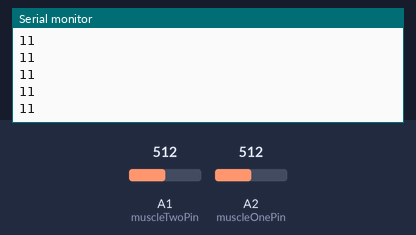
The sketch below on a simulated Arduino Uno, built with avr-gcc and run on an emulated ATmega328P. Parts: the last lines printed to the serial monitor. The inputs (shaded band) are chosen by the test bench; at power-on: A1 (muscleTwoPin) = 512, A2 (muscleOnePin) = 512.

Above: at 1.5 s.
1.6 s: A1 (muscleTwoPin) set to 290
At 2.5 s:
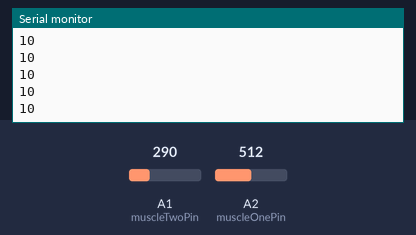
3.1 s: A2 (muscleOnePin) set to 290
At 3.7 s:
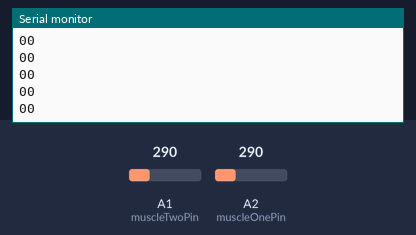
4.6 s: A1 (muscleTwoPin) set to 306
At 5.6 s:
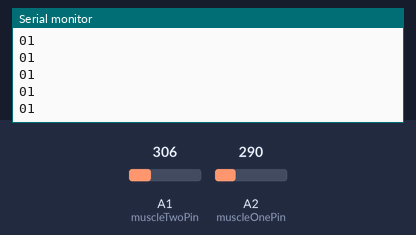
Timing chart, 0 to 7.6 s (numbered marks = the images above; inputs shaded):
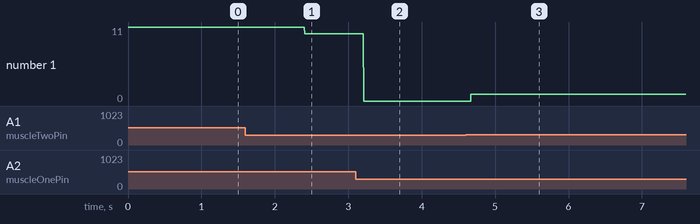

Measured:
- after the input at 1.6 s, the serial monitor: prints a new line after 0.81 s (image 1)
- after the input at 3.1 s, the serial monitor: prints a new line after 0.11 s (image 2)
- after the input at 4.6 s, the serial monitor: prints a new line after 0.07 s (image 3)
- plotted number 1: 11 → 10 after the input at 1.6 s, 10 → 0 after the input at 3.1 s, 0 → 1 after the input at 4.6 s

The sketch:

pcb1_script.ino
```cpp
static const int cyclesOn = 256;
static const int muscleOneThreshold = 300;
static const int muscleTwoThreshold = 300;

static const int muscleOnePin = A2;
static const int muscleTwoPin = A1;

int muscleOneReading;
int muscleTwoReading;

int muscleOneCyclesRemaining = 0;
int muscleTwoCyclesRemaining = 0;

String muscleOneEncoding = "0";
String muscleTwoEncoding = "0";

void setup() {
  // Start serial monitor
  Serial.begin(9600);
}

void loop() {
  // Enable muscle one for cyclesOn when a spike is detected
  if (muscleOneCyclesRemaining <= 0) {
    muscleOneEncoding = "0";

    muscleOneReading = analogRead(muscleOnePin);
    if (muscleOneReading > muscleOneThreshold) {
      muscleOneCyclesRemaining = cyclesOn;
      muscleOneEncoding = "1";
    }
  } else {
    muscleOneCyclesRemaining--;
  }

  // Enable muscle two for cyclesOn when a spike is detected
  if (muscleTwoCyclesRemaining == 0) {
    muscleTwoEncoding = "0";

    muscleTwoReading = analogRead(muscleTwoPin);
    if (muscleTwoReading > muscleTwoThreshold) {
      muscleTwoCyclesRemaining = cyclesOn;
      muscleTwoEncoding = "1";
    }
  } else {
    muscleTwoCyclesRemaining--;
  }

  Serial.print(muscleOneEncoding + muscleTwoEncoding + "\n");

}
```
